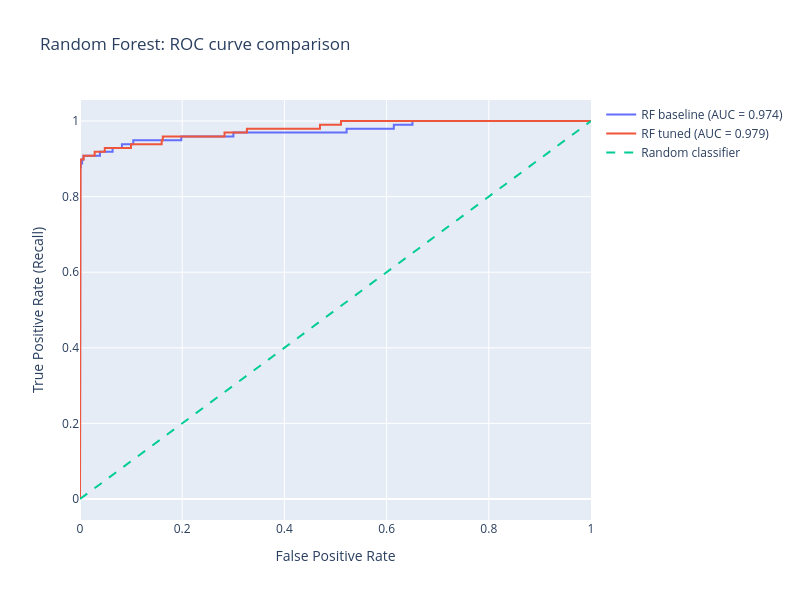
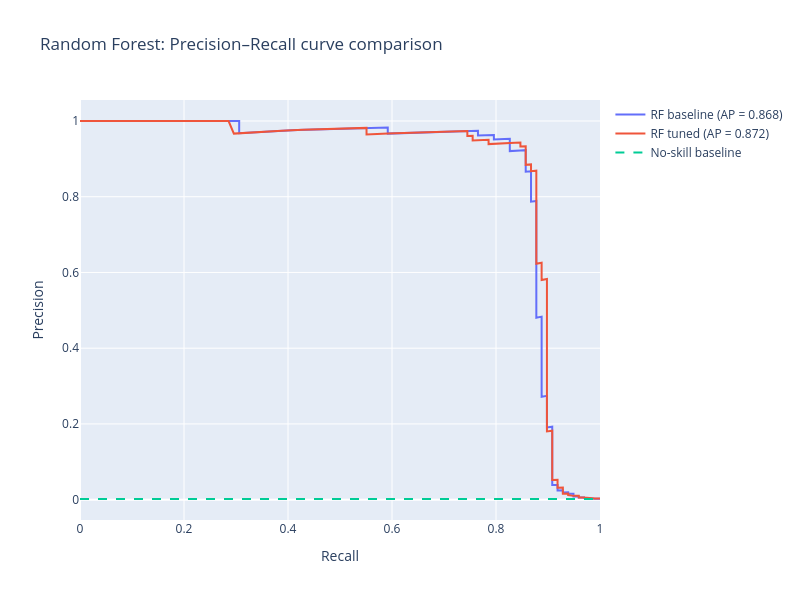

Here is the notebook cell these charts were saved with, in order:
### Markdown cell above
### Random Forest: Baseline vs Tuned Curves

The threshold-based metrics at 0.5 are almost identical for the two Random Forest versions, so a curve-based comparison is more informative here.

ROC and Precision–Recall curves allow us to compare the models across all possible thresholds, not only at 0.5. This is especially useful in fraud detection, where the positive class is rare and the business threshold may change depending on how conservative we want to be.

In particular, the Precision–Recall curve is more relevant for this project because it focuses on performance on the minority fraud class.

### Code cell
# --- ROC data ---
fpr_rf_default, tpr_rf_default, _ = roc_curve(y_test, p_rf_default)
fpr_rf_tuned, tpr_rf_tuned, _ = roc_curve(y_test, p_rf_tuned)

roc_auc_default = auc(fpr_rf_default, tpr_rf_default)
roc_auc_tuned = auc(fpr_rf_tuned, tpr_rf_tuned)

fig_roc = go.Figure()

fig_roc.add_trace(go.Scatter(
    x=fpr_rf_default,
    y=tpr_rf_default,
    mode="lines",
    name=f"RF baseline (AUC = {roc_auc_default:.3f})"
))

fig_roc.add_trace(go.Scatter(
    x=fpr_rf_tuned,
    y=tpr_rf_tuned,
    mode="lines",
    name=f"RF tuned (AUC = {roc_auc_tuned:.3f})"
))

fig_roc.add_trace(go.Scatter(
    x=[0, 1],
    y=[0, 1],
    mode="lines",
    name="Random classifier",
    line=dict(dash="dash")
))

fig_roc.update_layout(
    title="Random Forest: ROC curve comparison",
    xaxis_title="False Positive Rate",
    yaxis_title="True Positive Rate (Recall)",
    width=800,
    height=600,
)

fig_roc.show()


# --- Precision-Recall data ---
precision_rf_default, recall_rf_default, _ = precision_recall_curve(y_test, p_rf_default)
precision_rf_tuned, recall_rf_tuned, _ = precision_recall_curve(y_test, p_rf_tuned)

pr_auc_default = average_precision_score(y_test, p_rf_default)
pr_auc_tuned = average_precision_score(y_test, p_rf_tuned)

baseline_positive_rate = y_test.mean()

fig_pr = go.Figure()

fig_pr.add_trace(go.Scatter(
    x=recall_rf_default,
    y=precision_rf_default,
    mode="lines",
    name=f"RF baseline (AP = {pr_auc_default:.3f})"
))

fig_pr.add_trace(go.Scatter(
    x=recall_rf_tuned,
    y=precision_rf_tuned,
    mode="lines",
    name=f"RF tuned (AP = {pr_auc_tuned:.3f})"
))

fig_pr.add_trace(go.Scatter(
    x=[0, 1],
    y=[baseline_positive_rate, baseline_positive_rate],
    mode="lines",
    name="No-skill baseline",
    line=dict(dash="dash")
))

fig_pr.update_layout(
    title="Random Forest: Precision–Recall curve comparison",
    xaxis_title="Recall",
    yaxis_title="Precision",
    width=800,
    height=600,
)

fig_pr.show()

### Figure 1 — Plotly figure (JSON) as saved in the notebook; plotly's stock layout.template omitted (floating-point values rounded to 4 significant figures; data arrays with more than 128 entries replaced by an {"elided": "..."} marker saying what was removed)
{"data": [{"mode": "lines", "name": "RF baseline (AUC = 0.974)", "type": "scatter", "x": {"elided": "4952 float values"}, "y": {"elided": "4952 float values"}}, {"mode": "lines", "name": "RF tuned (AUC = 0.979)", "type": "scatter", "x": {"elided": "3924 float values"}, "y": {"elided": "3924 float values"}}, {"line": {"dash": "dash"}, "mode": "lines", "name": "Random classifier", "type": "scatter", "x": [0, 1], "y": [0, 1]}], "layout": {"height": 600, "title": {"text": "Random Forest: ROC curve comparison"}, "width": 800, "xaxis": {"title": {"text": "False Positive Rate"}}, "yaxis": {"title": {"text": "True Positive Rate (Recall)"}}}}

### Figure 2 — Plotly figure (JSON) as saved in the notebook; plotly's stock layout.template omitted (floating-point values rounded to 4 significant figures; data arrays with more than 128 entries replaced by an {"elided": "..."} marker saying what was removed)
{"data": [{"mode": "lines", "name": "RF baseline (AP = 0.868)", "type": "scatter", "x": {"elided": "51698 float values"}, "y": {"elided": "51698 float values"}}, {"mode": "lines", "name": "RF tuned (AP = 0.872)", "type": "scatter", "x": {"elided": "53260 float values"}, "y": {"elided": "53260 float values"}}, {"line": {"dash": "dash"}, "mode": "lines", "name": "No-skill baseline", "type": "scatter", "x": [0, 1], "y": [0.00172, 0.00172]}], "layout": {"height": 600, "title": {"text": "Random Forest: Precision–Recall curve comparison"}, "width": 800, "xaxis": {"title": {"text": "Recall"}}, "yaxis": {"title": {"text": "Precision"}}}}
